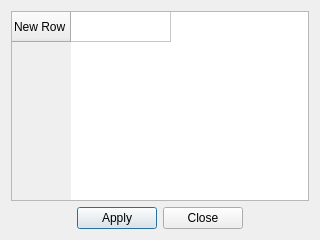
<?xml version="1.0" encoding="UTF-8"?>
<ui version="4.0">
 <class>ControllerSettings</class>
 <widget class="QDialog" name="ControllerSettings">
  <property name="geometry">
   <rect>
    <x>0</x>
    <y>0</y>
    <width>320</width>
    <height>240</height>
   </rect>
  </property>
  <property name="windowTitle">
   <string>Controller Settings</string>
  </property>
  <layout class="QGridLayout" name="gridLayout">
   <item row="0" column="0" colspan="4">
    <widget class="QTableWidget" name="tableWidget">
     <property name="styleSheet">
      <string notr="true">font: 75 9pt &quot;Ubuntu&quot;;</string>
     </property>
     <property name="columnCount">
      <number>1</number>
     </property>
     <attribute name="horizontalHeaderVisible">
      <bool>false</bool>
     </attribute>
     <row>
      <property name="text">
       <string>New Row</string>
      </property>
     </row>
     <column>
      <property name="text">
       <string>Setting</string>
      </property>
     </column>
     <item row="0" column="0">
      <property name="text">
       <string/>
      </property>
     </item>
    </widget>
   </item>
   <item row="1" column="0">
    <spacer name="horizontalSpacer">
     <property name="orientation">
      <enum>Qt::Horizontal</enum>
     </property>
     <property name="sizeHint" stdset="0">
      <size>
       <width>40</width>
       <height>20</height>
      </size>
     </property>
    </spacer>
   </item>
   <item row="1" column="1">
    <widget class="QPushButton" name="pushButton">
     <property name="text">
      <string>Apply</string>
     </property>
    </widget>
   </item>
   <item row="1" column="3">
    <spacer name="horizontalSpacer_2">
     <property name="orientation">
      <enum>Qt::Horizontal</enum>
     </property>
     <property name="sizeHint" stdset="0">
      <size>
       <width>40</width>
       <height>20</height>
      </size>
     </property>
    </spacer>
   </item>
   <item row="1" column="2">
    <widget class="QPushButton" name="pushButton_2">
     <property name="text">
      <string>Close</string>
     </property>
    </widget>
   </item>
  </layout>
 </widget>
 <resources/>
 <connections>
  <connection>
   <sender>tableWidget</sender>
   <signal>cellChanged(int,int)</signal>
   <receiver>ControllerSettings</receiver>
   <slot>OnCellEdited(int,int)</slot>
   <hints>
    <hint type="sourcelabel">
     <x>116</x>
     <y>32</y>
    </hint>
    <hint type="destinationlabel">
     <x>107</x>
     <y>-10</y>
    </hint>
   </hints>
  </connection>
  <connection>
   <sender>pushButton</sender>
   <signal>clicked()</signal>
   <receiver>ControllerSettings</receiver>
   <slot>OnApply()</slot>
   <hints>
    <hint type="sourcelabel">
     <x>128</x>
     <y>228</y>
    </hint>
    <hint type="destinationlabel">
     <x>61</x>
     <y>221</y>
    </hint>
   </hints>
  </connection>
  <connection>
   <sender>pushButton_2</sender>
   <signal>clicked()</signal>
   <receiver>ControllerSettings</receiver>
   <slot>hide()</slot>
   <hints>
    <hint type="sourcelabel">
     <x>210</x>
     <y>214</y>
    </hint>
    <hint type="destinationlabel">
     <x>264</x>
     <y>218</y>
    </hint>
   </hints>
  </connection>
 </connections>
 <slots>
  <slot>OnCellEdited(int,int)</slot>
  <slot>OnApply()</slot>
  <slot>OnCellChanged(QTableWidgetItem*)</slot>
 </slots>
</ui>
